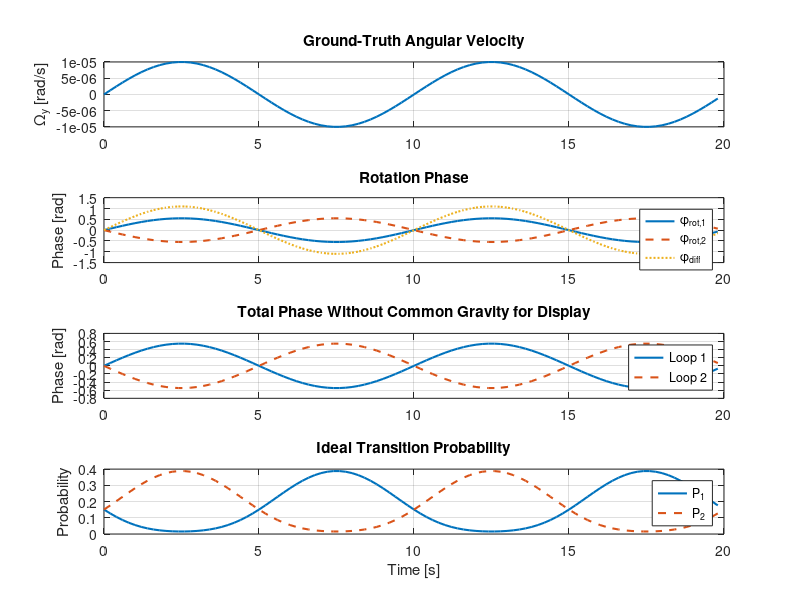

Here is the MATLAB script that generated this plot:
clear;
clc;
close all;

%% CAIG V1 - Ideal dual-interferometer model
%
% Main model: Zhang et al. (2019), Eqs. (6)-(10).
%
% External parameters:
% T = 24.7 ms, v = 2.79 m/s
%   Source: Tackmann et al. (2012), comparable 87Rb Raman gyroscope.
%
% lambdaD2 = 780.241209686 nm
%   Source: Steck, Rubidium 87 D Line Data.
%
% See README_V1.md for complete parameter traceability.

%% Simulation

Fs = 5;                       % [Hz], Zhang et al. (2019)
duration = 20;                % [s], simulation choice

t = (0:1/Fs:duration-1/Fs).';
N = length(t);

%% Ground-truth rotation

Omega0 = 1e-5;                % [rad/s], simulation choice
f = 0.1;                      % [Hz], simulation choice

OmegaVec = zeros(N,3);
OmegaVec(:,2) = Omega0*sin(2*pi*f*t);

%% Physical parameters

T = 24.7e-3;                  % [s], Tackmann et al. (2012)
v = 2.79;                     % [m/s], Tackmann et al. (2012)

lambdaD2 = 780.241209686e-9;  % [m], Steck
k = 2*pi/lambdaD2;

keff = 2*k;                   % [1/m], counterpropagating Raman approx.

g0 = 9.80665;                 % [m/s^2], standard gravity

%% Geometry

keffVec = [0 0 keff];

v1Vec = [ v 0 0];
v2Vec = [-v 0 0];

gVec = [0 0 -g0];

v1Matrix = repmat(v1Vec,N,1);
v2Matrix = repmat(v2Vec,N,1);
gMatrix  = repmat(gVec,N,1);

%% Eq. (6) - Rotation phase

phiRot1 = -2*T^2 * ...
    (cross(OmegaVec,v1Matrix,2)*keffVec.');

phiRot2 = -2*T^2 * ...
    (cross(OmegaVec,v2Matrix,2)*keffVec.');

%% Eq. (7) - Common phase terms

phiGravityValue = dot(keffVec,gVec)*T^2;
phiGravity = phiGravityValue*ones(N,1);

phiOmegaG = -2*T^3 * ...
    (cross(OmegaVec,gMatrix,2)*keffVec.');

% Ideal V1: random three-pulse phase is neglected
phi0 = zeros(N,1);

%% Eq. (8) - Total phases

phiTot1 = phiGravity + phiRot1 + phiOmegaG + phi0;
phiTot2 = phiGravity + phiRot2 + phiOmegaG + phi0;

%% Eq. (9) - Differential phase

phiDiff = phiTot1 - phiTot2;

%% Eq. (10) - Ideal transition probability

P1 = 0.5*(1-cos(phiTot1));
P2 = 0.5*(1-cos(phiTot2));

%% Scale factors and validation

Ksingle = 2*keff*v*T^2;
Kdual   = 4*keff*v*T^2;

phiRot1Check =  Ksingle*OmegaVec(:,2);
phiRot2Check = -Ksingle*OmegaVec(:,2);
phiDiffCheck =  Kdual*OmegaVec(:,2);

fprintf('Ksingle = %.6e s\n',Ksingle);
fprintf('Kdual   = %.6e s\n',Kdual);

fprintf('Loop 1 error = %.3e rad\n', ...
    max(abs(phiRot1-phiRot1Check)));

fprintf('Loop 2 error = %.3e rad\n', ...
    max(abs(phiRot2-phiRot2Check)));

fprintf('Differential error = %.3e rad\n', ...
    max(abs(phiDiff-phiDiffCheck)));

%% Plots

figure;

subplot(4,1,1)
plot(t,OmegaVec(:,2),'LineWidth',1.5)
grid on
ylabel('\Omega_y [rad/s]')
title('Ground-Truth Angular Velocity')

subplot(4,1,2)
plot(t,phiRot1,'LineWidth',1.5)
hold on
plot(t,phiRot2,'--','LineWidth',1.5)
plot(t,phiDiff,':','LineWidth',1.5)
grid on
ylabel('Phase [rad]')
legend('\phi_{rot,1}','\phi_{rot,2}','\phi_{diff}')
title('Rotation Phase')

subplot(4,1,3)
plot(t,phiTot1-phiGravity,'LineWidth',1.5)
hold on
plot(t,phiTot2-phiGravity,'--','LineWidth',1.5)
grid on
ylabel('Phase [rad]')
legend('Loop 1','Loop 2')
title('Total Phase Without Common Gravity for Display')

subplot(4,1,4)
plot(t,P1,'LineWidth',1.5)
hold on
plot(t,P2,'--','LineWidth',1.5)
grid on
xlabel('Time [s]')
ylabel('Probability')
legend('P_1','P_2')
title('Ideal Transition Probability')
